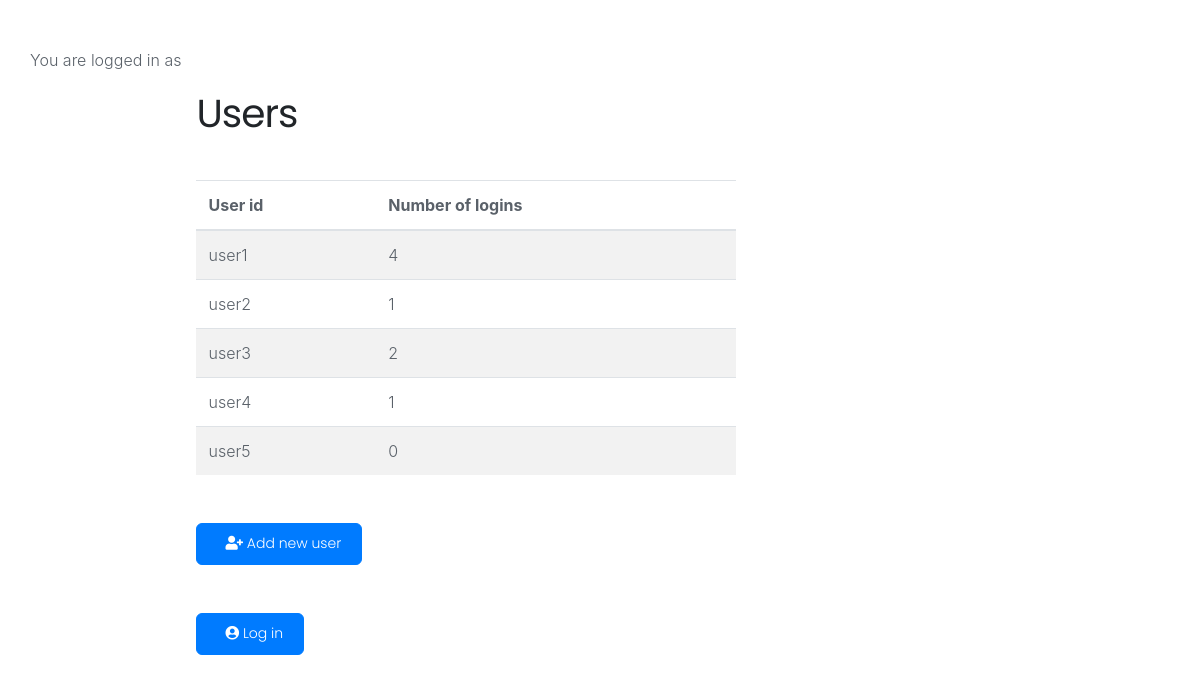
Before: / with the older database file.
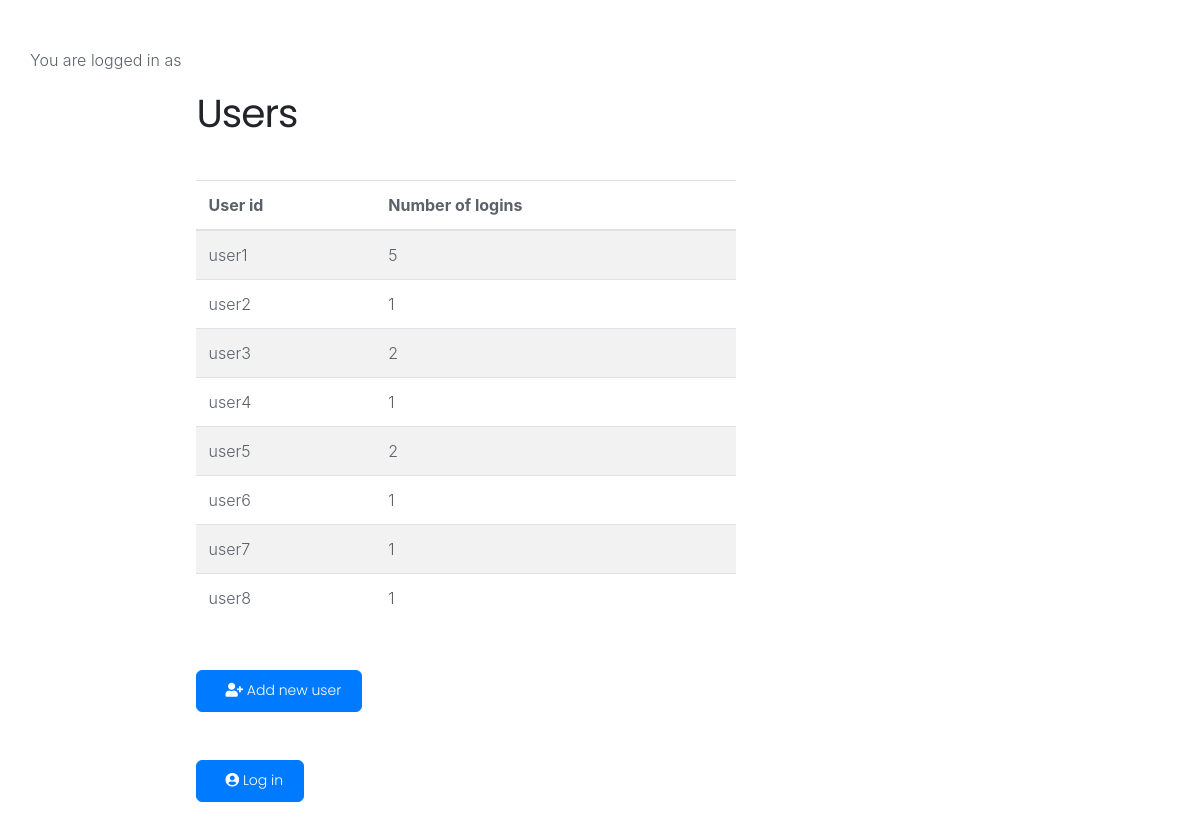
After: the same page with the newer database file.
### run.py (models this page shows, shortened)
class User(db.Model):
    __tablename__ = 'user'
    id = db.Column('user_id', db.String(50), primary_key=True)
    active = db.Column(db.Boolean, default=True)
    login_counts = db.Column(db.Integer)

### run.py (the view)
@app.route('/')
def show_all():
    return render_template('show_all.html', users=User.query.all(), current_user=current_user)

### templates/show_all.html (shortened to what this page needs)
<!DOCTYPE html>
<html>
    <head>
        <link rel="stylesheet" href="https://stackpath.bootstrapcdn.com/bootstrap/4.1.3/css/bootstrap.min.css">
        <link rel="stylesheet" href="https://use.fontawesome.com/releases/v5.4.1/css/all.css">
        <link rel="stylesheet" href="{{ url_for('static', filename='shards.min.css') }}">
    </head>
    <body>
        <div class="container my-5">
            <div class="row">
                <p>
                    You are logged in as {{current_user.id}}
                </p>
                <div class="col-md-6">
                    <div>
                        <h2 class="my-5">Users</h2>
                        <table class="table table-striped table-responsive-md">
                            <thead>
                                <tr>
                                    <th>User id</th>
                                    <th>Number of logins</th>
                                </tr>
                            </thead>
                            <tbody>
                                {% for user in users %}
                                <tr>
                                    <td>{{user.id}}</td>
                                    <td>{{user.login_counts}}</td>
                                </tr>
                                {% endfor %}
                            </tbody>
                        </table>
                    </div>
                    <p class="my-5"><a href="/new" class="btn btn-primary"><i class="fas fa-user-plus ml-2"></i>  Add new user</a></p>
                    <p class="my-5"><a href="/login" class="btn btn-primary"><i class="fas fa-user-circle ml-2"></i>  Log in</a></p>
                </div>
            </div>
        </div>
    </body>
</html>

Changed rows visible on the page:
changed User "user1": login_counts "4" → "5"
changed User "user5": login_counts "0" → "2"
added User: id "user6", login_counts "1"
added User: id "user7", login_counts "1"
added User: id "user8", login_counts "1"
